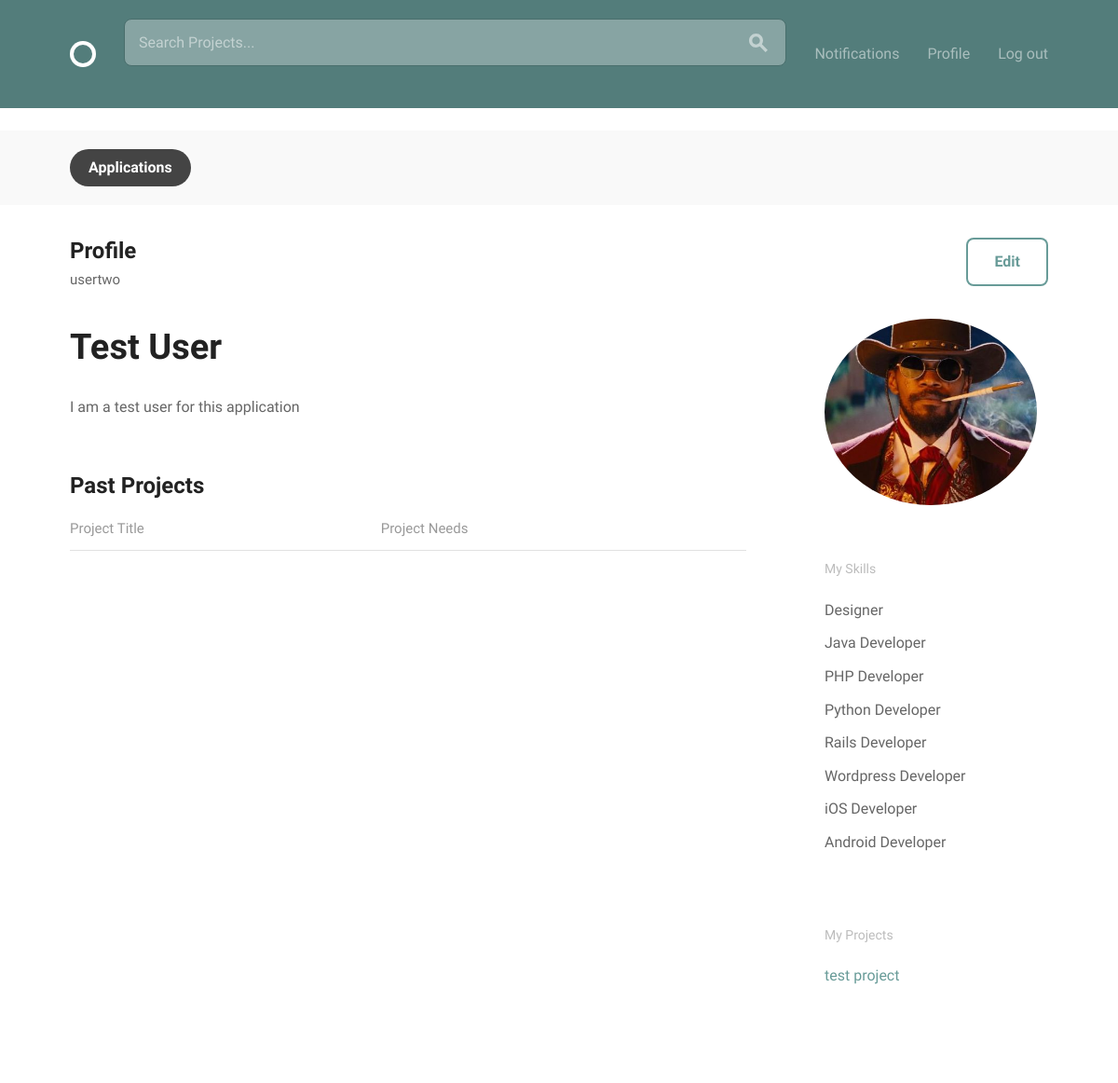
/accounts/profile/usertwo (signed in), run on the app's committed database.
### accounts/models.py (models this page shows, shortened)
class UserProfile(models.Model):
    user = models.OneToOneField(settings.AUTH_USER_MODEL)
    firstname = models.CharField(max_length=40, default='', blank=True)
    lastname = models.CharField(max_length=40, default='', blank=True)
    bio = models.TextField(blank=True, default='')
    skills = models.ManyToManyField(Skill)
    avatar = models.ImageField(upload_to='avatars/', blank=True, null=True)

class User(AbstractBaseUser, PermissionsMixin):
    email = models.EmailField(unique=True)
    username = models.CharField(max_length=40, unique=True)
    date_joined = models.DateTimeField(default=timezone.now)
    is_active = models.BooleanField(default=True)
    is_staff = models.BooleanField(default=False)
    objects = UserManager()
    USERNAME_FIELD = "email"
    REQUIRED_FIELDS = ["username"]

### projects/models.py (models this page shows, shortened)
class Skill(models.Model):
    ANDROID = 1
    DESIGNER = 2
    JAVA = 3
    PHP = 4
    PYTHON = 5
    RAILS = 6
    WORDPRESS = 7
    IOS = 8
    SKILL_CHOICES = (
        (str(ANDROID), 'Android Developer'),
        (str(DESIGNER), 'Designer'),
        (str(JAVA), 'Java Developer'),
        (str(PHP), 'PHP Developer'),
        (str(PYTHON), 'Python Developer'),
        (str(RAILS), 'Rails Developer'),
        (str(WORDPRESS), 'Wordpress Developer'),
        (str(IOS), 'iOS Developer')
    )
    name = models.CharField(max_length=140, choices=SKILL_CHOICES, default='unknown')
    def __str__(self):
        return self.get_name_display()

class Project(models.Model):
    owner = models.ForeignKey(settings.AUTH_USER_MODEL)
    created_at = models.DateTimeField(auto_now_add=True)
    title = models.CharField(max_length=255)
    description = models.TextField()
    requirements = models.TextField(default='')
    timeline = models.CharField(max_length=255, blank=True)
    complete = models.BooleanField(default=False)

### accounts/views.py (the view)
class ProfileView(LoginRequiredMixin, generic.TemplateView):
    template_name = 'accounts/profile.html'
    login_url = settings.LOGIN_REDIRECT_URL
    def get_context_data(self, **kwargs):
        context = super(ProfileView, self).get_context_data(**kwargs)
        lookup = kwargs.get('username')
        user = models.User.objects.get(username=lookup)
        profile = models.UserProfile.objects.prefetch_related('skills').get(user=user)
        context['profile'] = profile
        context['skills'] = [skill for skill in profile.skills.all()]
        positions = proj.Position.objects.all()
        context['positions'] = positions.filter(Q(project__owner=user) & Q(project__complete=True))
        projects = proj.Project.objects.all()
        context['current_projects'] = projects.filter(Q(owner=user) & Q(complete=False))
        context['past_projects'] = projects.filter(Q(owner=user) & Q(complete=True))
        return context

### accounts/templates/accounts/profile.html (shortened to what this page needs)
{% extends "layout.html" %}
{% load static from staticfiles %}
{% block body_content %}
  <div class="bounds circle--page">
    <div class="circle--page--header circle--fluid">
      <div class="circle--fluid--cell circle--fluid--primary">
        <h2>Profile</h2>
          {{ profile.user.username }}
      </div>
      <div class="circle--fluid--cell circle--fluid--secondary">
        <a class="button icon-on-left" href="{% url 'accounts:edit_profile' username=user.username %}">Edit</a>
      </div>
    </div>
    <div class="grid-70">
      <h1>{{ profile.firstname|title}} {{ profile.lastname|title }}</h1>
      <div class="circle--article--body">
       <p>{{ profile.bio }}</p>
          </div>
      <h2>Past Projects</h2>
      <table class="u-full-width circle--table">
        <thead>
          <tr>
            <th>Project Title</th>
            <th class="circle--cell--right">Project Needs</th>
          </tr>
        </thead>
      </table>
    </div>
    <div class="grid-25 grid-push-5">
      <div class="circle--secondary--module">
          {% if profile.avatar %}
            <img src="{{ profile.avatar.url }}" height="200px" style="border-radius: 50%">
          {% else %}
            <img src="{% static 'media/avatars/avatar_placeholder.jpg' %}" width="150px" height="150px">
          {% endif %}
      </div>
      <div class="circle--secondary--module">
        <h4>My Skills</h4>
        <ul class="unloaded">
          {% for skill in profile.skills.all %}
          <li>{{ skill }}</li>
          {% endfor %}
        </ul>
      </div>
      <div class="circle--secondary--module">
        <h4>My Projects</h4>
        <ul class="circle--link--list">
          {% for p in current_projects %}
          <li><a href="{% url 'projects:project_detail' pk=p.id %}">{{ p.title }}</a></li>
          {% endfor %}
        </ul>
      </div>
    </div>
  </div>
{% endblock %}

### templates/layout.html (shortened to what this page needs)
{% load static from staticfiles %}
<!DOCTYPE html>
<html lang="en">
<head>
  <link rel="stylesheet" href="{% static 'css/global.css' %}">
</head>
<body>
  <header class="circle--header">
    <div class="bounds">
      <div class="circle--fluid">
        <div class="circle--fluid--cell">
          <h1 class="hide-text circle--logo"><a class="logo" href="{% url 'home' %}">Circle</a></h1>
        </div>
        <div class="circle--fluid--cell circle--fluid--primary">
          <div class="circle--search">
            <form action="{% url 'home' %}" method="GET">
              <input type="text" name="q" value="{{ search_term }}" placeholder="Search Projects..." />
            <button>
            </button>
              </form>
          </div>
        </div>
        <div class="circle--fluid--cell circle--fluid--secondary">
          <nav>
            <ul class="circle--inline">
              {% if user.is_authenticated %}
              <li><a href="{% url 'accounts:my_notifications' %}">Notifications</a></li>
               <li><a href="{% url 'accounts:profile' username=user.username %}">Profile</a></li>
              <li><a href="{% url 'accounts:logout' %}" class="btn btn-simple">Log out</a></li>
              {% else %}
              <li><a href="{% url 'accounts:signup' %}">Sign Up</a></li>
              <li><a href="{% url 'accounts:login' %}">Sign In</a>
              {% endif %}
            </ul>
          </nav>
        </div>
      </div>
    </div>
  </header>
  <div>
  <br>
  </div>
  <div class="circle--actions--bar">
    <nav class="bounds">
      <ul class="circle--pill--list">
        <li><a class="selected" href="{% url 'accounts:my_applications' %}">Applications</a></li>
      </ul>
    </nav>
  </div>
  {% block body_content %}{% endblock %}
</body>
</html>

### data on the page
UserProfile: user.username "usertwo", firstname "Test", lastname "User", bio "I am a test user for this application", avatar (picture)
Skill: name "Designer"
Skill: name "Java Developer"
Skill: name "PHP Developer"
Skill: name "Python Developer"
Skill: name "Rails Developer"
Skill: name "Wordpress Developer"
Skill: name "iOS Developer"
Skill: name "Android Developer"
Project: title "test project"
